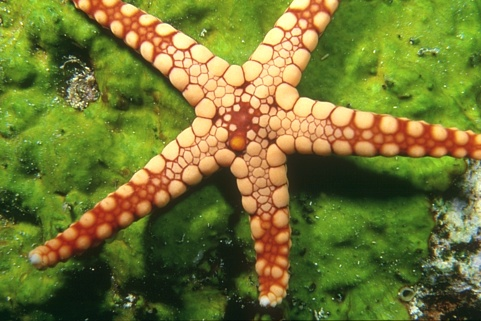
//> input picture testimage/12003.jpg, 481 x 321 px
$ ./k_means   (built with g++ and OpenCV 4)
//> lines starting //> are read from the running program, lines starting //| are printed output that depends on the picture
#include <iostream>
#include <vector>
#include <ctime>

#include "opencv.h"

using namespace std;

#define MAX_DIST 50000

cv::Mat KMeans_Cluster(cv::Mat, int, int);

int main()
{
	// Input 이미지들 파일명이다.
    // 사용자에게 알맞는 이미지 파일로 이미지를 읽어드리면 된다.
	string CLUSTER[5] = { "12003.jpg", "25098.jpg", "97017.jpg", "151087.jpg", "181018.jpg" };
	string path = "testImage/";

	// KMeans Clustering
	for (int i = 0; i < 5; i++) {
		cv::Mat img = cv::imread(path + CLUSTER[i]);
//> img is the input picture: 321 rows x 481 cols, CV_8UC3; mean B, G, R 50.3, 118.7, 114.1
		cv::Mat result;
		int k = 8;
		result = KMeans_Cluster(img, k, 5);
//> after the loop in KMeans_Cluster, `for (int r = 0; r < src.rows; r++)`: point = 154401 items
//> after the loop in KMeans_Cluster, `while (true)`: is_first = false; center_point = 8 Point3s: [27, 78, 58], [40, 83, 169], [38, 144, 107], [71, 168, 181], [75, 113, 105], [17, 35, 24], [129, 168, 154], [148, 213, 246]
//> the loop in KMeans_Cluster, `for (int k = 0; k < center_point.size(); k++)` made 8 passes
//| Final Ks : 27 78 58
//| Final Ks : 40 83 169
//| Final Ks : 38 144 107
//| Final Ks : 71 168 181
//| Final Ks : 75 113 105
//| Final Ks : 17 35 24
//| Final Ks : 129 168 154
//| Final Ks : 148 213 246
//> after the loop in KMeans_Cluster, `for (int k = 0; k < calc.size(); k++)`:
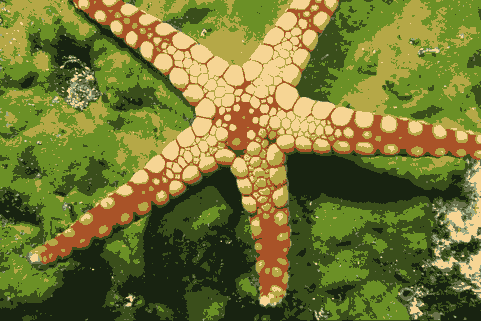
//> result: 321 rows x 481 cols, CV_8UC3; mean B, G, R 52.3, 119.1, 116.8
		cv::imwrite(path + "Test_Result_KMeans/" + CLUSTER[i], result);
	}
//> pass 2 of the loop `for (int i = 0; i < 5; i++)`:
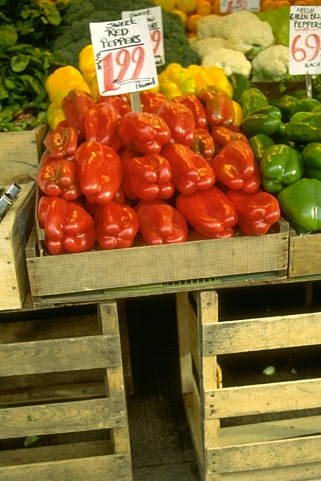
//> input picture testimage/25098.jpg, 321 x 481 px
//> img is the input picture: 481 rows x 321 cols, CV_8UC3; mean B, G, R 46.9, 103.2, 136.7
//> in KMeans_Cluster (call 2), `center_point.push_back(cv::Point3f(0, 0, 0));`: center_point = 1 Point3: [0, 0, 0]
//> in KMeans_Cluster (call 2), `center_point.push_back(cv::Point3f(0, 0, 255));`: center_point = 2 Point3s: [0, 0, 0], [0, 0, 255]
//> in KMeans_Cluster (call 2), `center_point.push_back(cv::Point3f(0, 255, 0));`: center_point = 3 Point3s: [0, 0, 0], [0, 0, 255], [0, 255, 0]
//> in KMeans_Cluster (call 2), `center_point.push_back(cv::Point3f(0, 255, 255));`: center_point = 4 Point3s: [0, 0, 0], [0, 0, 255], [0, 255, 0], [0, 255, 255]
//> in KMeans_Cluster (call 2), `center_point.push_back(cv::Point3f(255, 0, 0));`: center_point = 5 Point3s: [0, 0, 0], [0, 0, 255], [0, 255, 0], [0, 255, 255], [255, 0, 0]
//> in KMeans_Cluster (call 2), `center_point.push_back(cv::Point3f(255, 0, 255));`: center_point = 6 Point3s: [0, 0, 0], [0, 0, 255], [0, 255, 0], [0, 255, 255], [255, 0, 0], [255, 0, 255]
//> in KMeans_Cluster (call 2), `center_point.push_back(cv::Point3f(255, 255, 0));`: center_point = 7 Point3s: [0, 0, 0], [0, 0, 255], [0, 255, 0], [0, 255, 255], [255, 0, 0], [255, 0, 255], [255, 255, 0]
//> in KMeans_Cluster (call 2), `center_point.push_back(cv::Point3f(255, 255, 255));`: center_point = 8 Point3s: [0, 0, 0], [0, 0, 255], [0, 255, 0], [0, 255, 255], [255, 0, 0], [255, 0, 255], [255, 255, 0], [255, 255, 255]
//| 8
//> calc = 8 items
//> the loop in KMeans_Cluster (call 2), `while (true)` made 8 passes
//> (magChange, is_same) on passes 1 to 8: (1394, true), (1394, true), (85, false), (42, false), (18, false), (11, false), (7, false), (5, false)
//> after the loop in KMeans_Cluster (call 2), `while (true)`: is_first = false; center_point = 8 Point3s: [11, 56, 62], [15, 63, 186], [32, 113, 112], [85, 166, 192], [1, 21, 22], [2, 11, 8], [78, 137, 147], [162, 218, 237]
//> the loop in KMeans_Cluster (call 2), `for (int k = 0; k < center_point.size(); k++)` made 8 passes
//| Final Ks : 11 56 62
//| Final Ks : 15 63 186
//| Final Ks : 32 113 112
//| Final Ks : 85 166 192
//| Final Ks : 1 21 22
//> (output is shown up to pass 5 of 8)
//> the loop in KMeans_Cluster (call 2), `for (int k = 0; k < calc.size(); k++)` made 8 passes
//> after the loop in KMeans_Cluster (call 2), `for (int k = 0; k < calc.size(); k++)`:
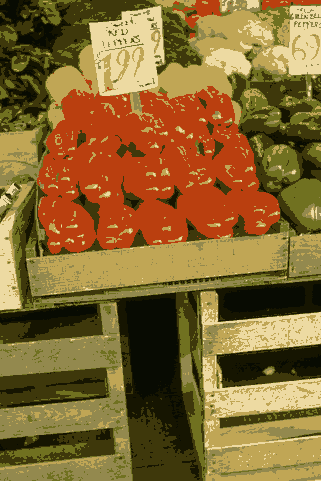
//> result: 481 rows x 321 cols, CV_8UC3; mean B, G, R 49.1, 103.8, 134.5
//> pass 3 of the loop `for (int i = 0; i < 5; i++)`:
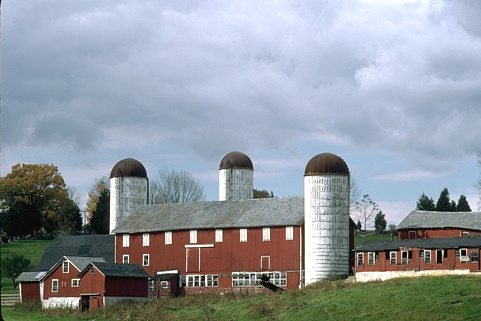
//> input picture testimage/97017.jpg, 481 x 321 px
//> img is the input picture: 321 rows x 481 cols, CV_8UC3; mean B, G, R 158.9, 152.4, 144.9
//> in KMeans_Cluster (call 3), `center_point.push_back(cv::Point3f(0, 0, 0));`: center_point = 1 Point3: [0, 0, 0]
//> in KMeans_Cluster (call 3), `center_point.push_back(cv::Point3f(0, 0, 255));`: center_point = 2 Point3s: [0, 0, 0], [0, 0, 255]
//> in KMeans_Cluster (call 3), `center_point.push_back(cv::Point3f(0, 255, 0));`: center_point = 3 Point3s: [0, 0, 0], [0, 0, 255], [0, 255, 0]
//> in KMeans_Cluster (call 3), `center_point.push_back(cv::Point3f(0, 255, 255));`: center_point = 4 Point3s: [0, 0, 0], [0, 0, 255], [0, 255, 0], [0, 255, 255]
//> in KMeans_Cluster (call 3), `center_point.push_back(cv::Point3f(255, 0, 0));`: center_point = 5 Point3s: [0, 0, 0], [0, 0, 255], [0, 255, 0], [0, 255, 255], [255, 0, 0]
//> in KMeans_Cluster (call 3), `center_point.push_back(cv::Point3f(255, 0, 255));`: center_point = 6 Point3s: [0, 0, 0], [0, 0, 255], [0, 255, 0], [0, 255, 255], [255, 0, 0], [255, 0, 255]
//> in KMeans_Cluster (call 3), `center_point.push_back(cv::Point3f(255, 255, 0));`: center_point = 7 Point3s: [0, 0, 0], [0, 0, 255], [0, 255, 0], [0, 255, 255], [255, 0, 0], [255, 0, 255], [255, 255, 0]
//> in KMeans_Cluster (call 3), `center_point.push_back(cv::Point3f(255, 255, 255));`: center_point = 8 Point3s: [0, 0, 0], [0, 0, 255], [0, 255, 0], [0, 255, 255], [255, 0, 0], [255, 0, 255], [255, 255, 0], [255, 255, 255]
//| 8
//> the loop in KMeans_Cluster (call 3), `while (true)` made 12 passes
//> magChange on passes 1 to 8: 1396, 1396, 93, 47, 35, 24, 14, 9
//> after the loop in KMeans_Cluster (call 3), `while (true)`: is_first = false; center_point = 8 Point3s: [44, 62, 58], [58, 75, 125], [76, 106, 97], [129, 138, 138], [121, 124, 113], [192, 174, 158], [167, 154, 138], [221, 200, 187]
//> the loop in KMeans_Cluster (call 3), `for (int k = 0; k < center_point.size(); k++)` made 8 passes
//| Final Ks : 44 62 58
//| Final Ks : 58 75 125
//| Final Ks : 76 106 97
//| Final Ks : 129 138 138
//| Final Ks : 121 124 113
//> (output is shown up to pass 5 of 8)
//> the loop in KMeans_Cluster (call 3), `for (int k = 0; k < calc.size(); k++)` made 8 passes
//> after the loop in KMeans_Cluster (call 3), `for (int k = 0; k < calc.size(); k++)`:
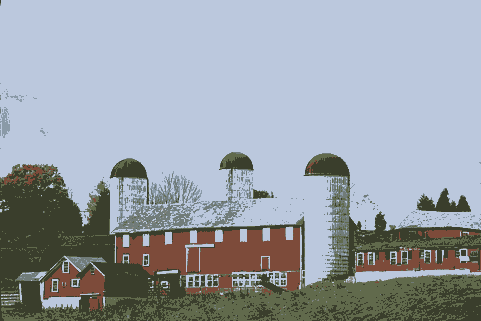
//> result: 321 rows x 481 cols, CV_8UC3; mean B, G, R 167.9, 160.4, 153.2
//> the loop made 5 passes; the first 3 are shown

	return 0;
}

cv::Mat KMeans_Cluster(cv::Mat src, int n_Cluster, int D = 5) {
	cv::Mat result = cv::Mat::zeros(src.size(), CV_8UC3);

	// Step1. 화소를 (b, g, r) 3차원 형태로 변환 시킴.
	uchar* sImage = src.data;
	vector <cv::Point3f> point;
	for (int r = 0; r < src.rows; r++) {
		for (int c = 0; c < src.cols; c++) {
			int offset = r * src.cols * 3 + c * 3;
			point.push_back(cv::Point3f(sImage[offset + 0], sImage[offset + 1], sImage[offset + 2]));
		}
	}

	// Step2. 초기 군집 중심 k를 설정
	// 2 가지 방법이 있는데, 초기화를 랜덤하게 하는 방법이 있고,
	vector<cv::Point3f> center_point;
	srand((unsigned int)time(NULL));
	// [6 lines of commented-out code are left out]
	center_point.push_back(cv::Point3f(0, 0, 0));
	center_point.push_back(cv::Point3f(0, 0, 255));
	center_point.push_back(cv::Point3f(0, 255, 0));
	center_point.push_back(cv::Point3f(0, 255, 255));
	center_point.push_back(cv::Point3f(255, 0, 0));
	center_point.push_back(cv::Point3f(255, 0, 255));
	center_point.push_back(cv::Point3f(255, 255, 0));
	center_point.push_back(cv::Point3f(255, 255, 255));

	cout << center_point.size() << endl;

	// 군집에 속하는 포인트들을 누적합 하기 위한 vector 선언
	vector<vector<int>> calc(center_point.size());
	bool is_first = true;
	while (true) {
		bool is_changed = true;

		// Step3. 모든 point들을 한 바퀴 돌면서 가장 가까운 군집 중심에 배정
		for (int i = 0; i < point.size(); i++) {
			int min_dist = MAX_DIST;
			int min_center = -1;
			for (int k = 0; k < center_point.size(); k++) {
				int distance;
				distance = sqrt(pow(point[i].x - center_point[k].x, 2) + pow(point[i].y - center_point[k].y, 2) + pow(point[i].z - center_point[k].z, 2));
				if (distance < min_dist) {
					min_dist = distance;
					min_center = k; // 가장 가까운 군집 k를 기억
				}
			}
			calc[min_center].push_back(i); // 하나의 point에서 모든 군집 중심중에 가장 가까운 군집 중심에 point[i]가 속하게 된다.
		}

		// 현재 배정된 point들의 중점을 구하여 임시 중심점으로 저장
		vector<cv::Point3f> temp_center_point(center_point.size());
		for (int k = 0; k < calc.size(); k++) {
			int b = 0, g = 0, r = 0;
			for (int j = 0; j < calc[k].size(); j++) {
				b += point[calc[k][j]].x;
				g += point[calc[k][j]].y;
				r += point[calc[k][j]].z;
			}
			if (b == 0)
				b = 0;
			else if (g == 0)
				g = 0;
			else if (r == 0)
				r = 0;
			else {
				b /= calc[k].size();
				g /= calc[k].size();
				r /= calc[k].size();
			}

			temp_center_point[k].x = b;
			temp_center_point[k].y = g;
			temp_center_point[k].z = r;
		}

		// 만약 첫 번째 계산이었다면, center_point들은 랜덤이다.
		// 두 번째 계산 이상부터는 center_point와 현재 새롭게 계산된 새로운 중심점들인 temp_center_point 와 거리 차이를 계산해준다.
		int magChange = 0;
		for (int k = 0; k < calc.size(); k++) {
			magChange += sqrt(pow(temp_center_point[k].x - center_point[k].x, 2) + pow(temp_center_point[k].y - center_point[k].y, 2) + pow(temp_center_point[k].z - center_point[k].z, 2));
		}

		// 근데 중심점들끼리의 거리가 같을 수도 있다. 어느 정도 가까운 건 상관없지만, 너무 가깝거나 같은 경우에는 다시 루프를 돌게 해야한다.
		bool is_same = false;
		for (int k1 = 0; k1 < calc.size() - 1; k1++) {
			for (int k2 = k1 + 1; k2 < calc.size(); k2++) {
				if (sqrt(pow(temp_center_point[k1].x - temp_center_point[k2].x, 2) + pow(temp_center_point[k1].y - temp_center_point[k2].y, 2) + pow(temp_center_point[k1].z - temp_center_point[k2].z, 2)) <= 5) {
					k1 = calc.size();
					is_same = true;
					break;
				}
			}
		}

		// Step4. 여기서 첫 배정이면 다음으로 패쓰, 첫 배정이 아니면 이전 루프의 배정과 같은지 비교
		if (is_first == true) {
			is_first = false;
			continue;
		}
		else if(magChange <= D &&  is_same == false){ // 현재 중심점들과 이전 중심점들과의 거리 차이가 D 이하면 종료한다.
			break;
		}
		else {
			for (int k = 0; k < center_point.size(); k++) {
				center_point[k].x = temp_center_point[k].x;
				center_point[k].y = temp_center_point[k].y;
				center_point[k].z = temp_center_point[k].z;
			}
		}
	}
	for (int k = 0; k < center_point.size(); k++)
		cout << "Final Ks : " << center_point[k].x << " " << center_point[k].y << " " << center_point[k].z << endl;

	// 최종 배정된 중심점들을 이용하여 색상 변환
	uchar* rImage = result.data;
	for (int k = 0; k < calc.size(); k++) {
		for (int i = 0; i < calc[k].size(); i++) {
			rImage[calc[k][i] * 3 + 0] = center_point[k].x;
			rImage[calc[k][i] * 3 + 1] = center_point[k].y;
			rImage[calc[k][i] * 3 + 2] = center_point[k].z;
		}
	}

	return result;
}
